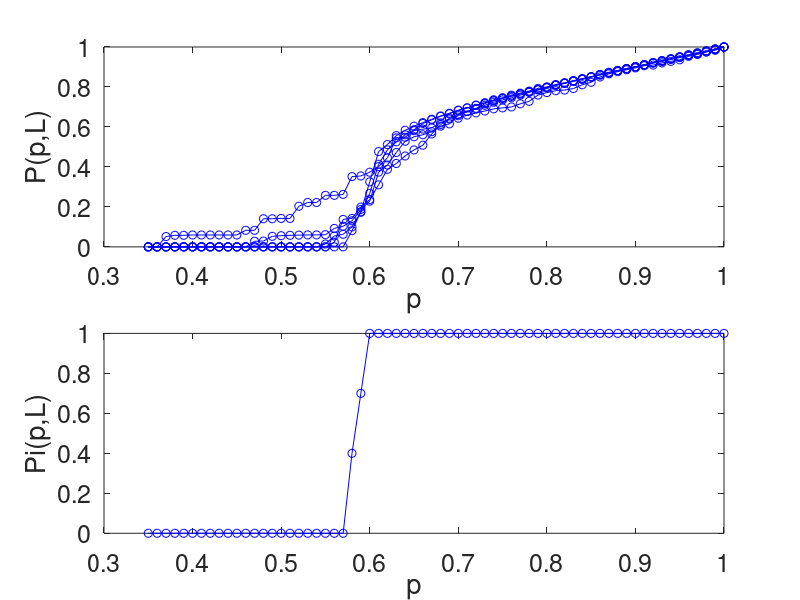

Recreate this plot in MATLAB.
function percolation()
% FYS4460-Unsorted Systems and Percolation
%
% Project III - Percolation

clf reset
%%%%%%%%%%%%%%%%%%%%%%%%%%%%%%%%%%%%%%%%%%%%%%%%%%%%%%%%%%%%%%%%%%%%%%%%%%%
% a) make a feature to calculate P(p,L) for various p.


%N_spanning = ?
%imgsize=size(img)     % L x L x 3
%bboxsize=size(bbox)   % num x 4
%areasize=size(area)   % num x 1

%C = intersect(A,B);    % What is common for A and B
%D = union(A,B);        % the union of A and B.

rectangularity = 1.0;             % cubic = 1
L = 100;                           % system size
r = rand(L,rectangularity*L);      % system
p = 0.6;                           % cutoff value. 60% of the values generated in r < p.
z = r <p;                          % binary matrix.
[lw,num] = bwlabel(z,4);  % lw -mx of labels for each cluster. Each cluster gets a number.
                          % num is the number of clusters

figure()
title('cutoff p=0.6')
img = label2rgb(lw,'jet','k','shuffle');  % create colour image
image(img);  % show.

s1 = regionprops(lw,'Area');        % s= struct array with filds: Area
area = cat(1,s1.Area);              % area is the are of the labels.

s2 = regionprops(lw,'BoundingBox'); % s= struct array with fields: BoundingBox 
bbox = cat(1,s2.BoundingBox);

total_area = L*L;
N_total = num;

nsample = 10;                  % number of grid samples        
p = (0.35:0.01:1.0);           % probability span
nx = size(p,2);                % number of probabilities to run for
lstart = 3;                    % system size start
lend = 7;                      % system size stop

Pi = zeros(nx,lend);           % Pi(p,L) = p(probabiliity of having percolation)           
P = zeros(nx,lend);            % P(p,L)  = p(a sight is set as 1) = true if z < p(i) 
lvalue = zeros(lend);    

%clf reset;        

legends = zeros(1,(lend-lstart));                    % list of legends
pc = 0;
counter = 0;
for lcount = lstart:lend
    count = lcount
    lx = 2^count;                                    % make lx*ly area that has size (2^count)^2
    ly = rectangularity*lx;
    Total_area = lx*ly;
    for ns = 1:nsample
        z=rand(lx,ly);                               % (lx*ly) matrix of random distributed numbers in [0,1]
        for i = 1:nx
            zz = z<p(i);                             % binary mx. 
            [lw,num]=bwlabel(zz ,4);                 % lw - mx of clusters. num = N_total
            perc_y = intersect(lw(:,1),lw(:,ly));    % perc_y = #spanning clusters in y direction
            perc_x = intersect(lw(1,:),lw(lx ,:));   % perc_x = #spanning clusters in x direction
            perc_u = union(perc_x ,perc_y);          % perc = #spanning clusters
            perc = find(perc_u > 0);
            if (length(perc) > 0)                    % If we have percolation:
                Pi(i,lcount) = Pi(i,lcount) + 1;     %  
                s = regionprops(lw,'Area');          %
                area = cat(1,s.Area);                % 
                ar = sum(area(perc_u(perc)));        % find area, ar, of percolation 
                P(i,lcount) = P(i,lcount) + ar/Total_area;  % P(p,L)
            end
        end
    end
    
    P(:,lcount) = P(:,lcount)/nsample;     % mean
    Pi(:,lcount) = Pi(:,lcount)/nsample;   % mean
    
    % find pc:
    for i = 1:nx
        if Pi(i,lcount) > 0.2
            if P(i,lcount) < 0.8
                pc = pc + p(i);
                counter = counter + 1;
            end
        end
    end
    
    % plotting:
    %Title = ['pc= ' num2str(pc,'%g')]
    legends((lcount - lstart + 1)) = count; %num2str(count,'%g');
    %title(Title)
    title('Probability of percolation as a function of the cutoff probability, and P(p,L)')
    subplot(2,1,1);
    plt1 = plot(p,P(:,lcount),'b-o');
    xlabel('p'); ylabel('P(p,L)');
    set(gca,'FontSize',18)
    hold on
  
    
    %title('Probability of a sight being set as a function of the cutoff probability')
    subplot(2,1,2);
    %title(Title)
    plt2 = plot(p,Pi(:,lcount),'b-o');
    xlabel('p'); ylabel('Pi(p,L)');
    set(gca,'FontSize',18)
    drawnow
end

pc = pc/counter
%legends
%legends(:) = num2str(legends(:),'%s')
%llength = length(legends);
%legneds2 = []
%for i = 1:llength
%    legends2(i) = legends(i);
%end

%legend(legends)

%%%%%%%%%%%%%%%%%%%%%%%%%%%%%%%%%%%%%%%%%%%%%%%%%%%%%%%%%%%%%%%%%%%%%%%%%
%
% We see that the probability of a sight being set as a function of the
% cutoff probability is closing up on the value 0.6.
%
% 
hold off




end